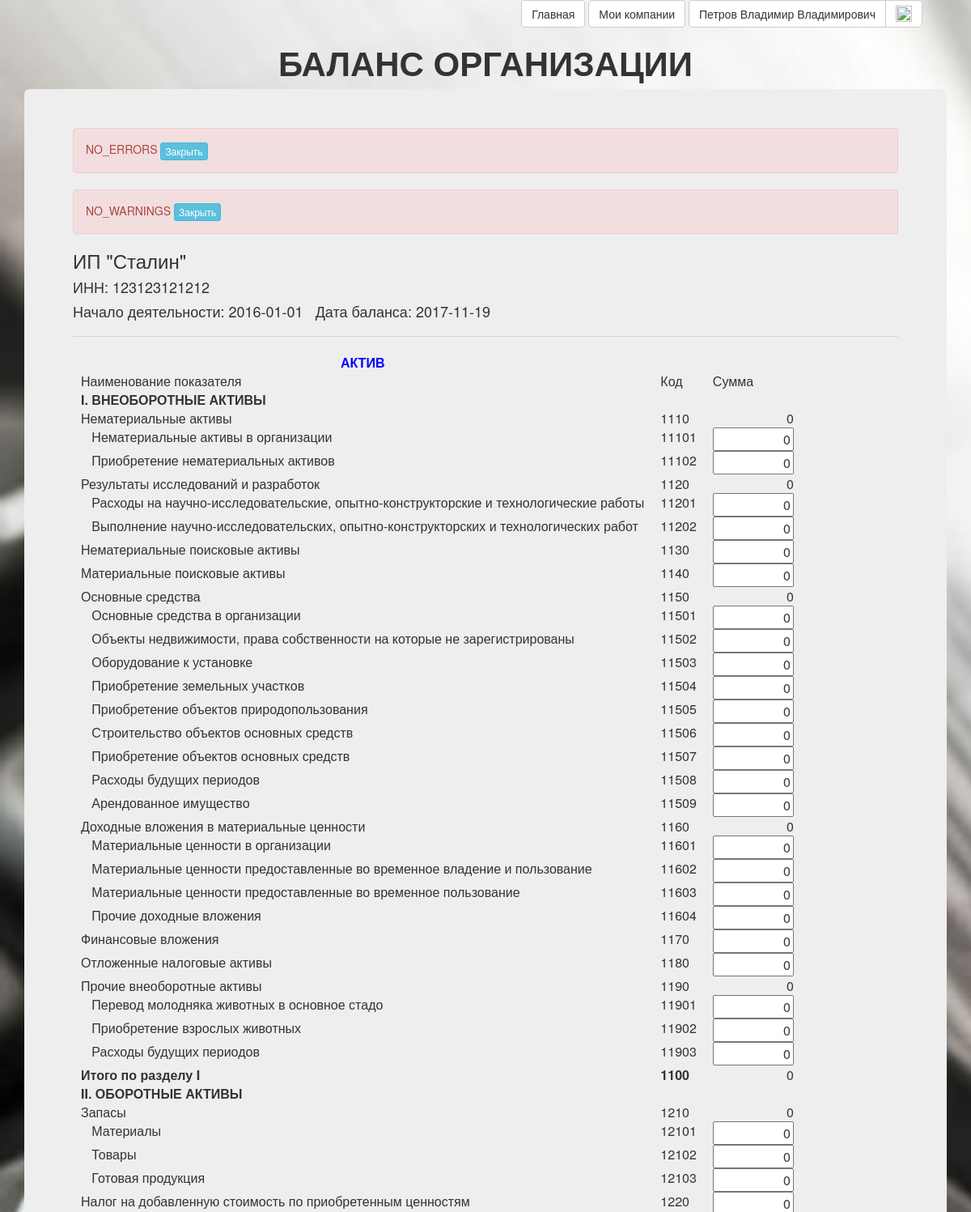
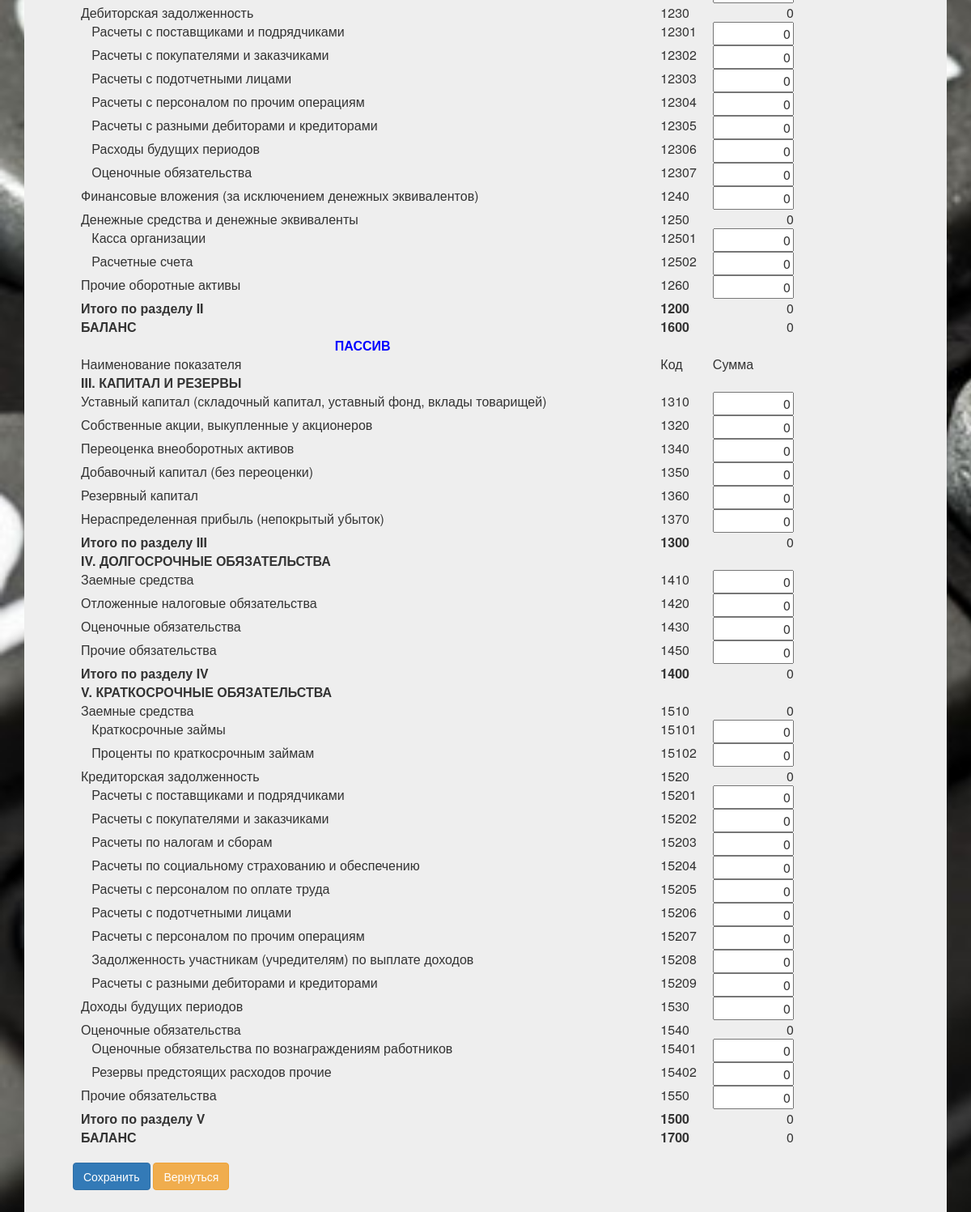
/cred_limit/balance_form.php?Company_Id=10&date=2017-11-19 (signed in), run on the app's committed database (2 pictures, top to bottom).
### tables this page shows
CREATE TABLE `users` (
  `id` bigint(20) UNSIGNED NOT NULL,
  `email` char(64) NOT NULL,
  `nickname` char(64) NOT NULL,
  `password` char(225) NOT NULL,
  `fullname` char(100) DEFAULT NULL,
  `newsletter` tinyint(1) DEFAULT NULL,
  `status_active` tinyint(1) NOT NULL
);

CREATE TABLE `company` (
  `Id` int(10) UNSIGNED NOT NULL,
  `INN` bigint(20) UNSIGNED NOT NULL,
  `GSZ_Id` tinyint(2) UNSIGNED NOT NULL,
  `User_Id` bigint(20) UNSIGNED NOT NULL,
  `Name` char(150) NOT NULL,
  `OPF_Id` tinyint(2) UNSIGNED NOT NULL,
  `SNO_Id` tinyint(2) UNSIGNED NOT NULL,
  `Date_Registr` date DEFAULT NULL,
  `Date_Begin_Work` date DEFAULT NULL
);

CREATE TABLE `corp_balance_articles` (
  `Id` tinyint(3) UNSIGNED NOT NULL,
  `Company_Id` int(10) UNSIGNED NOT NULL,
  `Date_Balance` date NOT NULL,
  `Balance_Part` tinyint(1) NOT NULL COMMENT '1 - актив, 2 - пассив',
  `Is_Section` tinyint(1) UNSIGNED NOT NULL DEFAULT '0' COMMENT 'Признак того, что строка является разделом баланса',
  `Section_Code` char(5) NOT NULL COMMENT 'Код раздела',
  `Code` char(5) NOT NULL COMMENT 'Код статьи',
  `Has_Children` tinyint(1) UNSIGNED NOT NULL DEFAULT '0' COMMENT '1 - есть подкоды (вычисляемый), 0 - нет',
  `Parent_Code` char(5) DEFAULT '0' COMMENT 'Код статьи-родителя',
  `Description` char(100) NOT NULL,
  `Is_Sum_Section` tinyint(1) NOT NULL DEFAULT '0' COMMENT '1 - сумма раздела',
  `Is_Sum_Part` tinyint(1) NOT NULL DEFAULT '0' COMMENT '1 - сумма актива или пассива',
  `Value` float NOT NULL DEFAULT '0' COMMENT 'Сумма по статье баланса'
);

### registration/lib/common.php (called while the page is built, shortened)
<?php
function get_current_user_id()
{
	return $_SESSION['user_id'];
}
function db_user_find_by_id($dbh, $id)
{
	$query = 'SELECT * FROM users WHERE id=?';
	$stmt = mysqli_prepare($dbh, $query);
	mysqli_stmt_bind_param($stmt, 's', $id);
	if (mysqli_stmt_execute($stmt) === false)
		db_handle_error($dbh);
	$qr = mysqli_stmt_get_result($stmt);
	$result = mysqli_fetch_assoc($qr);
	return $result;
}

### script/finansist_scripts.php (called while the page is built, shortened)
<?php
require_once $_SERVER['DOCUMENT_ROOT'].'/registration/lib/common.php';
function xss($data)
{
    if (is_array($data))
    {
        $escaped = array();
        foreach ($data as $key => $value)
        {
            $escaped[$key] = xss($value);
        }
        return $escaped;
    }
    return trim(htmlspecialchars($data));
}
function getCell($query)
{
    global $mysqli;
    $result_set = $mysqli->query($query);
    $arr = array_values($result_set->fetch_assoc());
    return $arr[0];
}
function getRow($query)
{
    global $mysqli;
    $result_set = $mysqli->query($query);
    $row = $result_set->fetch_assoc();
    return $row;
}
function getTable($query)
{
    global $mysqli;
    $result_set = $mysqli->query($query);
    $result = array();
    while (($row = $result_set->fetch_assoc()) !=false)
    {
        $result[]=$row;
    }
    return $result;
}
?>

### script/app_config.php (called while the page is built, shortened)
<?php
require_once 'finansist_scripts.php';
$get = xss($_GET);

### cred_limit/balance_form.php (the view, shortened to what this page needs)
<?php
	require_once('./script/cred_limit_scripts.php');
	include_once ($_SERVER['DOCUMENT_ROOT'].'\registration\header_login.php');
	$company = new Company_Item($get["Company_Id"]);
	$Balance_Date = $get["date"];
	$error_message = get_error_message();
	$warning_message = get_warning_message();
	$Balance_Active = get_Corporation_Balance_Part($company->Id, $Balance_Date, "active", $company->Is_Corporation);
	$Balance_Passive = get_Corporation_Balance_Part($company->Id, $Balance_Date, "passive", $company->Is_Corporation);
?>
<!DOCTYPE html>
<html>
<head>
	<link href="/css/bootstrap.min.css" rel="stylesheet"/>
	<link href="/css/style.css" rel="stylesheet"/>
</head>
<body>
	<div class="container">
		<header>
			<h2 class="text-center">БАЛАНС ОРГАНИЗАЦИИ</h2>
		</header>
		<div class="jumbotron">
			<div id="error_message_div" class="alert alert-danger" role="alert">
				<span id="error_message"><?=$error_message?></span>
				<button id="btnError_message" type="button" class="btn btn-info btn-xs">Закрыть</button>
			</div>
			<div id="warning_message_div" class="alert alert-danger" role="alert">
				<span id="warning_message"><?=$warning_message?></span>
				<button id="btnWarning_message" type="button" class="btn btn-info btn-xs">Закрыть</button>
			</div>
            <h3><?=$company->Name?></h3>
            <h4>ИНН: <?=$company->INN?></h4>
            <h4>Начало деятельности: <?=$company->Date_Begin_Work?> &nbsp Дата баланса: <?=$Balance_Date?></h4>
			<hr>
			<form name="edit_balance" action="<?=HTML_PATH_BALANCE_SAVE_VALUES?>" method="POST">
				<table>
					<tr><td style="text-align: center; color: blue;"><b>АКТИВ</b></td><td></td><td></td></tr>
					<tr><td>Наименование показателя</td><td>Код</td><td>Сумма</td></tr>
					<?php foreach($Balance_Active as $article): ?>
					<tr>
						<td><?= $article['Description'] ?></td>
						<?php if ($article['Is_Section']): ?>
							<td></td><td><input type="hidden" name="<?=$article['Code']?>" value="0" ></td>
						<?php elseif ($article['Is_Sum_Section'] || $article['Is_Sum_Part']): ?>
							<td><b><?= $article['Code'] ?></b></td>
							<td style="text-align: right"><?= $article['Value'] ?></td>
							<td><input type="hidden" name="<?=$article['Code']?>" value="<?= $article['Value'] ?>" ></td>
						<?php else: ?>
							<td><?= $article['Code'] ?></td>
							<?php if ($article['Is_Editable_Value']): ?>
								<td><input type="text" name="<?=$article['Code']?>" style="width: 100px; text-align: right" value="<?= $article['Value'] ?>" ></td>
							<?php else: ?>
								<td style="text-align: right"><?= $article['Value'] ?></td>
								<td><input type="hidden" name="<?=$article['Code']?>" value="<?= $article['Value'] ?>" ></td>
							<?php endif; ?>
						<?php endif; ?>
					</tr>
					<?php endforeach; ?>
					<tr><td style="text-align: center; color: blue;"><b>ПАССИВ</b></td><td></td><td></td></tr>
					<tr><td>Наименование показателя</td><td>Код</td><td>Сумма</td></tr>
					<?php foreach($Balance_Passive as $article): ?>
					<tr>
						<td><?= $article['Description'] ?></td>
						<?php if ($article['Is_Section']): ?>
							<td></td><td><input type="hidden" name="<?=$article['Code']?>" value="0" ></td>
						<?php elseif ($article['Is_Sum_Section'] || $article['Is_Sum_Part']): ?>
							<td><b><?= $article['Code'] ?></b></td>
							<td style="text-align: right"><?= $article['Value'] ?></td>
							<td><input type="hidden" name="<?=$article['Code']?>" value="<?= $article['Value'] ?>" ></td>
						<?php else: ?>
							<td><?= $article['Code'] ?></td>
							<?php if ($article['Is_Editable_Value']): ?>
								<td><input type="text" name="<?=$article['Code']?>" style="width: 100px; text-align: right" value="<?= $article['Value'] ?>" ></td>
							<?php else: ?>
								<td style="text-align: right"><?= $article['Value'] ?></td>
								<td><input type="hidden" name="<?=$article['Code']?>" value="<?= $article['Value'] ?>" ></td>
							<?php endif; ?>
						<?php endif; ?>
					</tr>
					<?php endforeach; ?>
				</table>
				<button type="submit" class="btn btn-primary">Сохранить</button>
				<a class="btn btn-warning" href="<?=HTML_PATH_BALANCE_DATES?>?Company_Id=<?=$company->Id?>">Вернуться</a>
			</form>
		</div>
	</div>
</body>
</html>

### registration/header_login.php (shortened to what this page needs)
<?php
$dbh = db_connect();
$current_user = db_user_find_by_id($dbh, get_current_user_id());
?>
<html>
<div align="right" style="margin-right:5%" class="wrapper">
		<?php if ($current_user): ?>
			<a href="../" class="btn btn-default">Главная</a>
			<a href="../registration\users_company.php" class="btn btn-default">Мои компании</a>
			<div class="btn-group">
			  <a href="../registration/users_setting.php" title="Настройки профиля" class="btn btn-default"><?= $current_user['fullname'] ?></a>
			  <a href="../registration/logout.php" title="Выход" class="btn btn-default"><img width="20" height="20" src="../img/Out.png"></a>
			</div>
		<?php endif; ?>
</div>
</html>

### cred_limit/script/cred_limit_scripts.php (shortened to what this page needs)
<?php
require_once($_SERVER['DOCUMENT_ROOT'].'/script/app_config.php');
class Company_Item
{
	function __construct($Company_Id)
	{
		$query = "SELECT `A`.`Name` AS `Name`, `A`.`INN` AS `INN`, `A`.`GSZ_Id` AS `GSZ_Id`, `A`.`OPF_Id` AS `OPF_Id`, `A`.`SNO_Id` AS `SNO_Id`, `B`.`Brief_Name` AS `OPF`, ";
		$query .= " `C`.`Brief_Name` AS `SNO`, `D`.`Brief_Name` AS  `GSZ_Name`, `A`.`Date_Registr`, `A`.`Date_Begin_Work`, `B`.`Is_Corporation` ";
		$query .= "FROM `Company` `A`, `OPF` `B`, `SNO` `C` , `GSZ` `D` ";
		$query .= "WHERE `A`.`Id`={$Company_Id} AND (`A`.`OPF_Id`=`B`.`Id`) AND (`A`.`SNO_Id`=`C`.`Id`) AND (`A`.`GSZ_Id`=`D`.`Id`)";
		$row = getRow($query);
		$this->Id = $Company_Id;
		$this->Name = htmlspecialchars($row['Name']);
		$this->INN = $row['INN'];
		$this->Date_Begin_Work = (is_null($row['Date_Begin_Work']) ? "" : $row['Date_Begin_Work']);
		$this->Is_Corporation = $row['Is_Corporation'];
	}
}
function get_error_message()
{
	if (isset($_GET['error']))
		return (ERROR_MESSAGE_PREFIX . '<strong>'.htmlspecialchars(urldecode($_GET['error'])).'.</strong>');
	else
		return NO_ERRORS_MESSAGE;
}
function get_warning_message()
{
	if (isset($_GET['warning']))
		return ('<strong>'.htmlspecialchars(htmlspecialchars_decode(urldecode($_GET['warning']))).'.</strong>');
	else
		return NO_WARNINGS_MESSAGE;
}
function is_Balance_Exists($Company_Id, $Balance_Date, $Balance_Part)
{
	$query = "SELECT count(*) FROM `Corp_Balance_Results` WHERE `Balance_Part`={$Balance_Part} AND `Company_Id`={$Company_Id} AND `Date_Balance`='{$Balance_Date}'";
	$count_rows = getCell($query);
	return ($count_rows>1);
}
function get_Corporation_Balance_Part($Company_Id, $Balance_Date, $Type_Balance = "active", $is_Corporation)
{
	$Balance_Part =(strtolower($Type_Balance) == "active" ? 1 : 2);
	$is_Corporation=1;
	$Balance_Articles_table = ($is_Corporation ? 'Corp_Balance_Articles' : 'Individ_Balance_Articles');
	$Balance_Active = [];
	$is_Balance_Exists = is_Balance_Exists($Company_Id, $Balance_Date, $Balance_Part);
	if ($is_Balance_Exists)
		$query = "SELECT `Code`, `Description`, `Value` FROM `Corp_Balance_Results` \n"
		. "WHERE `Is_Section`=1 AND `Balance_Part`={$Balance_Part} AND `Company_Id`={$Company_Id} AND `Date_Balance`='{$Balance_Date}' \n"
		. "ORDER BY `Code`";
	else
		$query = "SELECT `Code`, `Description`, `Value` FROM `{$Balance_Articles_table}` \n"
		. "WHERE `Is_Section`=1 AND `Balance_Part`={$Balance_Part} \n"
		. "ORDER BY `Code`";
	$Sections_Active = getTable($query);
	foreach ($Sections_Active as $Section)
	{
		$article = [];
		$article['Code'] = $Section['Code'];
		$article['Is_Section'] = 1;
		$article['Is_Sum_Section'] = 0;
		$article['Is_Sum_Part'] = 0;
		$article['Description'] = '<b>'.htmlspecialchars($Section['Description']).'</b>';
		$Balance_Active[] = $article;
		if ($is_Balance_Exists)
			$query = "SELECT `Code`, `Description`, `Value`, `Parent_Code`, `Has_children` \n"
			. "FROM `Corp_Balance_Results` \n"
			. "WHERE `Is_Section`=0 AND `Section_Code`={$Section['Code']} AND `Is_Sum_Section`=0 "
			. "AND `Company_Id`={$Company_Id} AND `Date_Balance`='{$Balance_Date}'\n"
			. "ORDER BY `Code`";
		else
			$query = "SELECT `Code`, `Description`, `Value`, `Parent_Code`, `Has_children` \n"
			. "FROM `{$Balance_Articles_table}` \n"
			. "WHERE `Is_Section`=0 AND `Section_Code`={$Section['Code']} AND `Is_Sum_Section`=0 \n"
			. "ORDER BY `Code`";
		$Section_articles = getTable($query);
		foreach ($Section_articles as $Section_article)
		{
			$article = [];
			$article['Code'] = $Section_article['Code'];
			$article['Is_Section'] = 0;
			$article['Is_Sum_Section'] = 0;
			$article['Is_Sum_Part'] = 0;
			$article['Is_Editable_Value'] = (! $Section_article['Has_children']);
			$prefix = ($Section_article['Parent_Code'] ? '&nbsp &nbsp' : '');
			$article['Description'] = $prefix . htmlspecialchars($Section_article['Description']);
			if ($Section_article['Has_children'])
			{
				if ($is_Balance_Exists)
					$query = "SELECT SUM(`Value`) FROM `Corp_Balance_Results` "
					. "WHERE `Parent_Code` = '{$Section_article['Code']}' AND `Company_Id`={$Company_Id} AND `Date_Balance`='{$Balance_Date}' ";
				else
					$query = "SELECT SUM(`Value`) FROM `{$Balance_Articles_table}` WHERE `Parent_Code` = '{$Section_article['Code']}' ";
				$Value = getCell($query);
				$article['Value'] = $Value;
			}
			else
				$article['Value'] = $Section_article['Value'];
			$Balance_Active[] = $article;
		}
		$article = [];
		if ($is_Balance_Exists)
			$query = "SELECT `Code`, `Description` FROM `Corp_Balance_Results` \n"
			. "WHERE `Section_Code`={$Section['Code']} AND `Is_Sum_Section`=1 "
			. "AND `Company_Id`={$Company_Id} AND `Date_Balance`='{$Balance_Date}'";
		else
			$query = "SELECT `Code`, `Description` FROM `{$Balance_Articles_table}` \n"
			. "WHERE `Section_Code`={$Section['Code']} AND `Is_Sum_Section`=1";
		$row = getRow($query);
		$article['Code'] = $row['Code'];
		$article['Description'] = "<b>".$row['Description']."</b>";
		if ($is_Balance_Exists)
			$query = "SELECT SUM(`Value`) FROM `Corp_Balance_Results` "
			. "WHERE `Section_Code`={$Section['Code']} AND `Has_Children`=0 AND `Is_Section`=0 "
			."AND `Is_Sum_Section`=0 AND `Is_Sum_Part`=0 AND `Company_Id`={$Company_Id} AND `Date_Balance`='{$Balance_Date}'";
		else
			$query = "SELECT SUM(`Value`) FROM `{$Balance_Articles_table}` WHERE `Section_Code`={$Section['Code']} "
			." AND `Has_Children`=0 AND `Is_Section`=0 AND `Is_Sum_Section`=0 AND `Is_Sum_Part`=0";
		$article['Value'] = getCell($query);
		$article['Is_Sum_Section'] = 1;
		$article['Is_Section'] = 0;
		$article['Is_Sum_Part'] = 0;
		$Balance_Active[] = $article;
	}
	$article = [];
	if ($is_Balance_Exists)
		$query = "SELECT `Code`, `Description` FROM `Corp_Balance_Results` \n"
		. "WHERE `Balance_Part`={$Balance_Part} AND `Is_Sum_Part`=1 AND `Company_Id`={$Company_Id} AND `Date_Balance`='{$Balance_Date}'";
	else
		$query = "SELECT `Code`, `Description` FROM `{$Balance_Articles_table}` WHERE `Balance_Part`={$Balance_Part} AND `Is_Sum_Part`=1";
	$row = getRow($query);
	$article['Code'] = $row['Code'];
	$article['Description'] = "<b>".$row['Description']."</b>";
	if ($is_Balance_Exists)
		$query = "SELECT SUM(`Value`) FROM `Corp_Balance_Results` "
		. "WHERE `Balance_Part`={$Balance_Part} AND `Has_Children`=0 AND `Is_Section`=0 "
		."AND `Is_Sum_Section`=0 AND `Is_Sum_Part`=0 AND `Company_Id`={$Company_Id} AND `Date_Balance`='{$Balance_Date}'";
	else
		$query = "SELECT SUM(`Value`) FROM `{$Balance_Articles_table}` WHERE `Balance_Part`={$Balance_Part} "
		."AND `Has_Children`=0 AND `Is_Section`=0 AND `Is_Sum_Section`=0 AND `Is_Sum_Part`=0";
	$article['Value'] = getCell($query);
	$article['Is_Sum_Section'] = 0;
	$article['Is_Section'] = 0;
	$article['Is_Sum_Part'] = 1;
	$Balance_Active[] = $article;
	return $Balance_Active;
}

### css/style.css (style rules this page uses)
body { background-image: url(../img/bg.jpg); height: 100%; background-repeat: no-repeat; background-size: cover; }
h2 { font-size: 42px; font-style: normal; font-weight: 700; text-transform: uppercase; }
table { border-spacing: 0px 10px; margin-bottom: 20px; }
td, th { padding-left: 10px; padding-right: 10px; vertical-align: top; word-wrap:break-word; }
.jumbotron { text-align: left; }

### data on the page
users: fullname "Петров Владимир Владимирович"
company: Name "ИП \"Сталин\"", INN "123123121212", Date_Begin_Work "2016-01-01"
corp_balance_articles: Description "I. ВНЕОБОРОТНЫЕ АКТИВЫ"
corp_balance_articles: Description "Нематериальные активы", Code "1110", Value "0"
corp_balance_articles: Description "Результаты исследований и разработок", Code "1120", Value "0"
corp_balance_articles: Description "Нематериальные поисковые активы", Code "1130", Value "0"
corp_balance_articles: Description "Материальные поисковые активы", Code "1140", Value "0"
corp_balance_articles: Description "Основные средства", Code "1150", Value "0"
corp_balance_articles: Description "Доходные вложения в материальные ценности", Code "1160", Value "0"
corp_balance_articles: Description "Финансовые вложения", Code "1170", Value "0"
corp_balance_articles: Description "Отложенные налоговые активы", Code "1180", Value "0"
corp_balance_articles: Description "Прочие внеоборотные активы", Code "1190", Value "0"
corp_balance_articles: Description "Итого по разделу I"
corp_balance_articles: Description "II. ОБОРОТНЫЕ АКТИВЫ"
corp_balance_articles: Description "Запасы", Code "1210", Value "0"
corp_balance_articles: Description "Налог на добавленную стоимость по приобретенным ценностям", Code "1220", Value "0"
corp_balance_articles: Description "Дебиторская задолженность", Code "1230", Value "0"
corp_balance_articles: Description "Финансовые вложения (за исключением денежных эквивалентов)", Code "1240", Value "0"
corp_balance_articles: Description "Денежные средства и денежные эквиваленты", Code "1250", Value "0"
corp_balance_articles: Description "Прочие оборотные активы", Code "1260", Value "0"
corp_balance_articles: Description "Итого по разделу II"
corp_balance_articles: Description "БАЛАНС"
corp_balance_articles: Description "III. КАПИТАЛ И РЕЗЕРВЫ"
corp_balance_articles: Description "Итого по разделу III"
corp_balance_articles: Description "IV. ДОЛГОСРОЧНЫЕ ОБЯЗАТЕЛЬСТВА"
corp_balance_articles: Description "Оценочные обязательства", Code "1430", Value "0", Code "1540"
corp_balance_articles: Description "Итого по разделу IV"
corp_balance_articles: Description "V. КРАТКОСРОЧНЫЕ ОБЯЗАТЕЛЬСТВА"
corp_balance_articles: Description "Итого по разделу V"
corp_balance_articles: Description "БАЛАНС"

### other printed values
$error_message "NO_ERRORS"
$warning_message "NO_WARNINGS"
$Balance_Date "2017-11-19"
$article['Description'] "Нематериальные активы в организации"
$article['Code'] "11101"
$article['Description'] "Приобретение нематериальных активов"
$article['Code'] "11102"
$article['Description'] "Расходы на научно-исследовательские, опытно-конструкторские и технологические работы"
$article['Code'] "11201"
$article['Description'] "Выполнение научно-исследовательских, опытно-конструкторских и технологических работ"
$article['Code'] "11202"
$article['Description'] "Основные средства в организации"
$article['Code'] "11501"
$article['Description'] "Объекты недвижимости, права собственности на которые не зарегистрированы"
$article['Code'] "11502"
